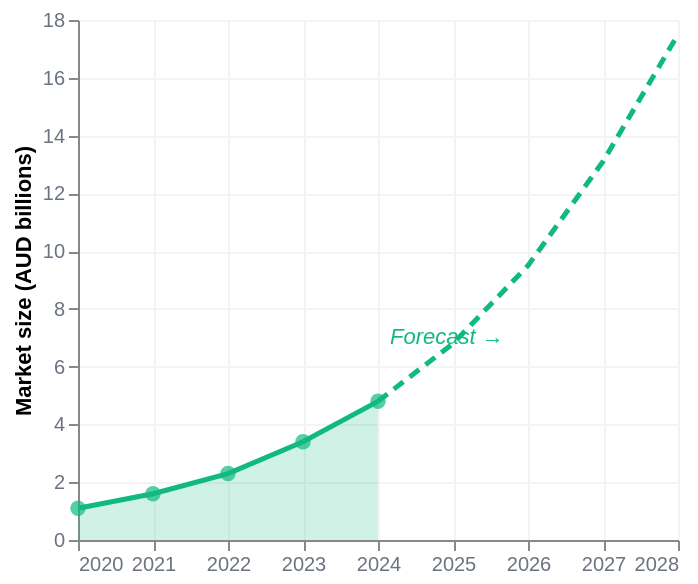

Vega-Lite specification stored for this chart:
### Vega-Lite specification from a JSON file in a GitHub repository (floating-point values rounded to 4 significant figures)
{"$schema": "https://vega.github.io/schema/vega-lite/v5.json", "description": "Australian AI market size actual and forecast 2020-2028 (AUD billions)", "width": "container", "height": 260, "data": {"values": [{"year": 2020, "value": 1.1, "type": "Actual"}, {"year": 2021, "value": 1.6, "type": "Actual"}, {"year": 2022, "value": 2.3, "type": "Actual"}, {"year": 2023, "value": 3.4, "type": "Actual"}, {"year": 2024, "value": 4.8, "type": "Actual"}, {"year": 2024, "value": 4.8, "type": "Forecast"}, {"year": 2025, "value": 6.8, "type": "Forecast"}, {"year": 2026, "value": 9.5, "type": "Forecast"}, {"year": 2027, "value": 13.1, "type": "Forecast"}, {"year": 2028, "value": 17.5, "type": "Forecast"}]}, "layer": [{"transform": [{"filter": "datum.type === 'Actual'"}], "mark": {"type": "area", "opacity": 0.2, "color": "#10B981"}, "encoding": {"x": {"field": "year", "type": "quantitative", "axis": {"format": "d", "title": null, "labelColor": "#6B7280", "gridColor": "#F3F4F6"}}, "y": {"field": "value", "type": "quantitative", "scale": {"domain": [0, 18]}, "axis": {"title": "Market size (AUD billions)", "labelColor": "#6B7280", "gridColor": "#F3F4F6"}}}}, {"transform": [{"filter": "datum.type === 'Actual'"}], "mark": {"type": "line", "strokeWidth": 2.5, "color": "#10B981"}, "encoding": {"x": {"field": "year", "type": "quantitative"}, "y": {"field": "value", "type": "quantitative"}}}, {"transform": [{"filter": "datum.type === 'Actual'"}], "mark": {"type": "point", "filled": true, "size": 60, "color": "#10B981"}, "encoding": {"x": {"field": "year", "type": "quantitative"}, "y": {"field": "value", "type": "quantitative"}, "tooltip": [{"field": "year", "type": "quantitative", "title": "Year"}, {"field": "value", "type": "quantitative", "title": "Market size (AUD B)", "format": ".1f"}, {"field": "type", "type": "nominal", "title": "Type"}]}}, {"transform": [{"filter": "datum.type === 'Forecast'"}], "mark": {"type": "line", "strokeWidth": 2.5, "strokeDash": [6, 4], "color": "#10B981"}, "encoding": {"x": {"field": "year", "type": "quantitative"}, "y": {"field": "value", "type": "quantitative"}, "tooltip": [{"field": "year", "type": "quantitative", "title": "Year"}, {"field": "value", "type": "quantitative", "title": "Market size (AUD B)", "format": ".1f"}, {"field": "type", "type": "nominal", "title": "Type"}]}}, {"data": {"values": [{"year": 2024, "label": "Forecast →", "value": 7}]}, "mark": {"type": "text", "align": "left", "dx": 6, "fontSize": 11, "color": "#10B981", "fontStyle": "italic"}, "encoding": {"x": {"field": "year", "type": "quantitative"}, "y": {"field": "value", "type": "quantitative"}, "text": {"field": "label"}}}], "config": {"background": "transparent", "view": {"stroke": null}, "font": "DM Sans, sans-serif"}}
